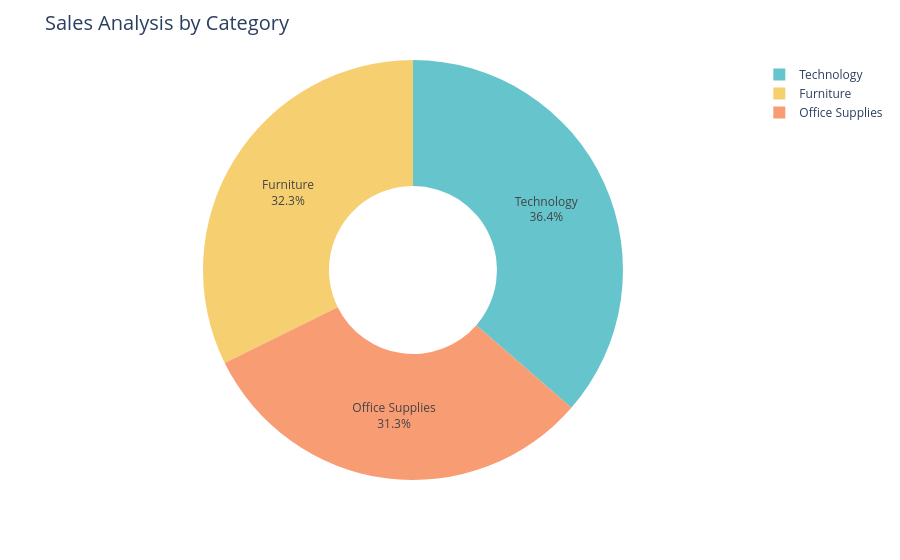

The code cell stored with this chart in its notebook:
### Code cell
fig = px.pie(sales_by_category,
             values = 'Sales',
             names = 'Category',
             hole = 0.4,
             color_discrete_sequence = px.colors.qualitative.Pastel)

fig.update_traces(textposition = 'inside',
                  textinfo = 'label + percent')

fig.update_layout(title_text = 'Sales Analysis by Category',
                  title_font = dict(size = 20))

fig.show()

### Figure 1 — Plotly figure (JSON) as saved in the notebook; plotly's stock layout.template omitted (floating-point values rounded to 4 significant figures)
{"data": [{"domain": {"x": [0, 1], "y": [0, 1]}, "hole": 0.4, "hovertemplate": "Category=%{label}<br>Sales=%{value}<extra></extra>", "labels": ["Furniture", "Office Supplies", "Technology"], "legendgroup": "", "name": "", "showlegend": true, "textinfo": "label+percent", "textposition": "inside", "type": "pie", "values": [742000.0, 719000.0, 836200.0]}], "layout": {"legend": {"tracegroupgap": 0}, "margin": {"t": 60}, "piecolorway": ["rgb(102, 197, 204)", "rgb(246, 207, 113)", "rgb(248, 156, 116)", "rgb(220, 176, 242)", "rgb(135, 197, 95)", "rgb(158, 185, 243)", "rgb(254, 136, 177)", "rgb(201, 219, 116)", "rgb(139, 224, 164)", "rgb(180, 151, 231)", "rgb(179, 179, 179)"], "title": {"font": {"size": 20}, "text": "Sales Analysis by Category"}}}
